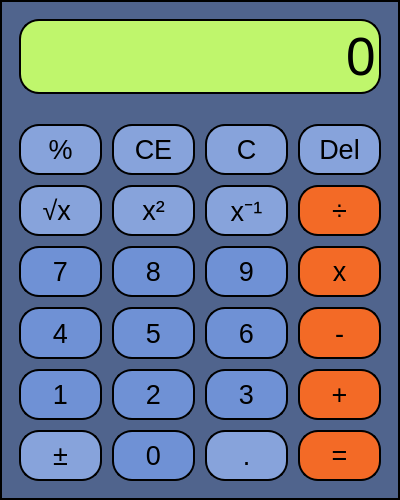
<?xml version="1.0" encoding="UTF-8"?>
<ui version="4.0">
 <class>MainWindow</class>
 <widget class="QMainWindow" name="MainWindow">
  <property name="geometry">
   <rect>
    <x>0</x>
    <y>0</y>
    <width>400</width>
    <height>500</height>
   </rect>
  </property>
  <property name="sizePolicy">
   <sizepolicy hsizetype="Preferred" vsizetype="Preferred">
    <horstretch>0</horstretch>
    <verstretch>0</verstretch>
   </sizepolicy>
  </property>
  <property name="minimumSize">
   <size>
    <width>400</width>
    <height>500</height>
   </size>
  </property>
  <property name="maximumSize">
   <size>
    <width>400</width>
    <height>500</height>
   </size>
  </property>
  <property name="font">
   <font>
    <family>Segoe UI</family>
    <pointsize>12</pointsize>
   </font>
  </property>
  <property name="windowTitle">
   <string>Calculator</string>
  </property>
  <property name="windowIcon">
   <iconset resource="calculator_icon.qrc">
    <normaloff>:/calculator_icon.ico</normaloff>:/calculator_icon.ico</iconset>
  </property>
  <property name="styleSheet">
   <string notr="true">QLineEdit
{
	border: 2px solid black;
	border-radius: 20px;
	background:  rgb(191, 246, 108);
}

QPushButton
{
	border: 2px solid black;
	border-radius: 20px;
}

QPushButton#equalButton::pressed
{
	background-color: rgb(75, 43, 235);
}

QWidget#centralwidget
{
	background-color: rgb(80, 100, 141);
	border: 2px solid black
}

MainWindow
{
	border-radius: 20px;
	border: 2px solid black
}</string>
  </property>
  <widget class="QWidget" name="centralwidget">
   <layout class="QVBoxLayout" name="verticalLayout">
    <item>
     <layout class="QGridLayout" name="gridLayout">
      <property name="leftMargin">
       <number>10</number>
      </property>
      <property name="topMargin">
       <number>10</number>
      </property>
      <property name="rightMargin">
       <number>10</number>
      </property>
      <property name="bottomMargin">
       <number>10</number>
      </property>
      <property name="spacing">
       <number>10</number>
      </property>
      <item row="5" column="1">
       <widget class="QPushButton" name="fiveButton">
        <property name="sizePolicy">
         <sizepolicy hsizetype="Expanding" vsizetype="Expanding">
          <horstretch>0</horstretch>
          <verstretch>0</verstretch>
         </sizepolicy>
        </property>
        <property name="minimumSize">
         <size>
          <width>0</width>
          <height>0</height>
         </size>
        </property>
        <property name="font">
         <font>
          <pointsize>20</pointsize>
          <bold>false</bold>
         </font>
        </property>
        <property name="layoutDirection">
         <enum>Qt::LeftToRight</enum>
        </property>
        <property name="autoFillBackground">
         <bool>false</bool>
        </property>
        <property name="styleSheet">
         <string notr="true">QPushButton
{
	background-color: rgb(111, 145, 213);
}

QPushButton::pressed
{
	background-color: rgb(117, 152, 223);
}</string>
        </property>
        <property name="text">
         <string>5</string>
        </property>
       </widget>
      </item>
      <item row="3" column="3">
       <widget class="QPushButton" name="divideButton">
        <property name="sizePolicy">
         <sizepolicy hsizetype="Expanding" vsizetype="Expanding">
          <horstretch>0</horstretch>
          <verstretch>0</verstretch>
         </sizepolicy>
        </property>
        <property name="font">
         <font>
          <pointsize>20</pointsize>
          <italic>false</italic>
          <bold>false</bold>
          <kerning>true</kerning>
         </font>
        </property>
        <property name="layoutDirection">
         <enum>Qt::LeftToRight</enum>
        </property>
        <property name="styleSheet">
         <string notr="true">QPushButton
{
	background-color:  rgb(243, 106, 38);
}

QPushButton::pressed
{
	background-color: rgb(247, 121, 58);
}</string>
        </property>
        <property name="text">
         <string> ÷	</string>
        </property>
       </widget>
      </item>
      <item row="5" column="3">
       <widget class="QPushButton" name="substractButton">
        <property name="sizePolicy">
         <sizepolicy hsizetype="Expanding" vsizetype="Expanding">
          <horstretch>0</horstretch>
          <verstretch>0</verstretch>
         </sizepolicy>
        </property>
        <property name="minimumSize">
         <size>
          <width>0</width>
          <height>0</height>
         </size>
        </property>
        <property name="font">
         <font>
          <pointsize>20</pointsize>
          <bold>false</bold>
         </font>
        </property>
        <property name="layoutDirection">
         <enum>Qt::LeftToRight</enum>
        </property>
        <property name="autoFillBackground">
         <bool>false</bool>
        </property>
        <property name="styleSheet">
         <string notr="true">QPushButton
{
	background-color:  rgb(243, 106, 38);
}

QPushButton::pressed
{
	background-color: rgb(247, 121, 58);
}</string>
        </property>
        <property name="text">
         <string>-</string>
        </property>
       </widget>
      </item>
      <item row="3" column="2">
       <widget class="QPushButton" name="inverseButton">
        <property name="sizePolicy">
         <sizepolicy hsizetype="Expanding" vsizetype="Expanding">
          <horstretch>0</horstretch>
          <verstretch>0</verstretch>
         </sizepolicy>
        </property>
        <property name="minimumSize">
         <size>
          <width>0</width>
          <height>0</height>
         </size>
        </property>
        <property name="font">
         <font>
          <pointsize>20</pointsize>
          <bold>false</bold>
         </font>
        </property>
        <property name="layoutDirection">
         <enum>Qt::LeftToRight</enum>
        </property>
        <property name="autoFillBackground">
         <bool>false</bool>
        </property>
        <property name="styleSheet">
         <string notr="true">QPushButton
{
	background-color: rgb(135, 163, 219);
}

QPushButton::pressed
{
	background-color: rgb(142, 172, 230);
}</string>
        </property>
        <property name="text">
         <string>x⁻¹</string>
        </property>
       </widget>
      </item>
      <item row="0" column="0" colspan="4">
       <widget class="QLineEdit" name="numberDisplay">
        <property name="sizePolicy">
         <sizepolicy hsizetype="Expanding" vsizetype="Expanding">
          <horstretch>0</horstretch>
          <verstretch>0</verstretch>
         </sizepolicy>
        </property>
        <property name="minimumSize">
         <size>
          <width>0</width>
          <height>75</height>
         </size>
        </property>
        <property name="font">
         <font>
          <pointsize>40</pointsize>
          <italic>false</italic>
          <bold>false</bold>
          <underline>false</underline>
          <strikeout>false</strikeout>
          <kerning>true</kerning>
         </font>
        </property>
        <property name="cursor">
         <cursorShape>IBeamCursor</cursorShape>
        </property>
        <property name="inputMethodHints">
         <set>Qt::ImhNone</set>
        </property>
        <property name="text">
         <string>0</string>
        </property>
        <property name="alignment">
         <set>Qt::AlignRight|Qt::AlignTrailing|Qt::AlignVCenter</set>
        </property>
       </widget>
      </item>
      <item row="2" column="2">
       <widget class="QPushButton" name="clearButton">
        <property name="sizePolicy">
         <sizepolicy hsizetype="Expanding" vsizetype="Expanding">
          <horstretch>0</horstretch>
          <verstretch>0</verstretch>
         </sizepolicy>
        </property>
        <property name="minimumSize">
         <size>
          <width>0</width>
          <height>0</height>
         </size>
        </property>
        <property name="font">
         <font>
          <pointsize>20</pointsize>
          <bold>false</bold>
         </font>
        </property>
        <property name="layoutDirection">
         <enum>Qt::LeftToRight</enum>
        </property>
        <property name="autoFillBackground">
         <bool>false</bool>
        </property>
        <property name="styleSheet">
         <string notr="true">QPushButton
{
	background-color: rgb(135, 163, 219);
}

QPushButton::pressed
{
	background-color: rgb(142, 172, 230);
}</string>
        </property>
        <property name="text">
         <string>C</string>
        </property>
       </widget>
      </item>
      <item row="4" column="2">
       <widget class="QPushButton" name="nineButton">
        <property name="sizePolicy">
         <sizepolicy hsizetype="Expanding" vsizetype="Expanding">
          <horstretch>0</horstretch>
          <verstretch>0</verstretch>
         </sizepolicy>
        </property>
        <property name="minimumSize">
         <size>
          <width>0</width>
          <height>0</height>
         </size>
        </property>
        <property name="font">
         <font>
          <pointsize>20</pointsize>
          <bold>false</bold>
         </font>
        </property>
        <property name="layoutDirection">
         <enum>Qt::LeftToRight</enum>
        </property>
        <property name="autoFillBackground">
         <bool>false</bool>
        </property>
        <property name="styleSheet">
         <string notr="true">QPushButton
{
	background-color: rgb(111, 145, 213);
}

QPushButton::pressed
{
	background-color: rgb(117, 152, 223);
}</string>
        </property>
        <property name="text">
         <string>9</string>
        </property>
       </widget>
      </item>
      <item row="6" column="0">
       <widget class="QPushButton" name="oneButton">
        <property name="sizePolicy">
         <sizepolicy hsizetype="Expanding" vsizetype="Expanding">
          <horstretch>0</horstretch>
          <verstretch>0</verstretch>
         </sizepolicy>
        </property>
        <property name="minimumSize">
         <size>
          <width>0</width>
          <height>0</height>
         </size>
        </property>
        <property name="font">
         <font>
          <pointsize>20</pointsize>
          <bold>false</bold>
         </font>
        </property>
        <property name="layoutDirection">
         <enum>Qt::LeftToRight</enum>
        </property>
        <property name="autoFillBackground">
         <bool>false</bool>
        </property>
        <property name="styleSheet">
         <string notr="true">QPushButton
{
	background-color: rgb(111, 145, 213);
}

QPushButton::pressed
{
	background-color: rgb(117, 152, 223);
}</string>
        </property>
        <property name="text">
         <string>1</string>
        </property>
       </widget>
      </item>
      <item row="2" column="1">
       <widget class="QPushButton" name="clearEntryButton">
        <property name="sizePolicy">
         <sizepolicy hsizetype="Expanding" vsizetype="Expanding">
          <horstretch>0</horstretch>
          <verstretch>0</verstretch>
         </sizepolicy>
        </property>
        <property name="minimumSize">
         <size>
          <width>0</width>
          <height>0</height>
         </size>
        </property>
        <property name="font">
         <font>
          <pointsize>20</pointsize>
          <bold>false</bold>
         </font>
        </property>
        <property name="layoutDirection">
         <enum>Qt::LeftToRight</enum>
        </property>
        <property name="autoFillBackground">
         <bool>false</bool>
        </property>
        <property name="styleSheet">
         <string notr="true">QPushButton
{
	background-color: rgb(135, 163, 219);
}

QPushButton::pressed
{
	background-color: rgb(142, 172, 230);
}</string>
        </property>
        <property name="text">
         <string>CE</string>
        </property>
       </widget>
      </item>
      <item row="2" column="0">
       <widget class="QPushButton" name="percentButton">
        <property name="sizePolicy">
         <sizepolicy hsizetype="Expanding" vsizetype="Expanding">
          <horstretch>0</horstretch>
          <verstretch>0</verstretch>
         </sizepolicy>
        </property>
        <property name="minimumSize">
         <size>
          <width>0</width>
          <height>0</height>
         </size>
        </property>
        <property name="font">
         <font>
          <pointsize>20</pointsize>
          <bold>false</bold>
         </font>
        </property>
        <property name="layoutDirection">
         <enum>Qt::LeftToRight</enum>
        </property>
        <property name="autoFillBackground">
         <bool>false</bool>
        </property>
        <property name="styleSheet">
         <string notr="true">QPushButton
{
	background-color: rgb(135, 163, 219);
}

QPushButton::pressed
{
	background-color: rgb(142, 172, 230);
}</string>
        </property>
        <property name="text">
         <string>%</string>
        </property>
       </widget>
      </item>
      <item row="3" column="0">
       <widget class="QPushButton" name="squareRootButton">
        <property name="sizePolicy">
         <sizepolicy hsizetype="Expanding" vsizetype="Expanding">
          <horstretch>0</horstretch>
          <verstretch>0</verstretch>
         </sizepolicy>
        </property>
        <property name="minimumSize">
         <size>
          <width>0</width>
          <height>0</height>
         </size>
        </property>
        <property name="font">
         <font>
          <pointsize>20</pointsize>
          <bold>false</bold>
         </font>
        </property>
        <property name="layoutDirection">
         <enum>Qt::LeftToRight</enum>
        </property>
        <property name="autoFillBackground">
         <bool>false</bool>
        </property>
        <property name="styleSheet">
         <string notr="true">QPushButton
{
	background-color: rgb(135, 163, 219);
}

QPushButton::pressed
{
	background-color: rgb(142, 172, 230);
}</string>
        </property>
        <property name="text">
         <string>√x	</string>
        </property>
       </widget>
      </item>
      <item row="5" column="2">
       <widget class="QPushButton" name="sixButton">
        <property name="sizePolicy">
         <sizepolicy hsizetype="Expanding" vsizetype="Expanding">
          <horstretch>0</horstretch>
          <verstretch>0</verstretch>
         </sizepolicy>
        </property>
        <property name="minimumSize">
         <size>
          <width>0</width>
          <height>0</height>
         </size>
        </property>
        <property name="font">
         <font>
          <pointsize>20</pointsize>
          <bold>false</bold>
         </font>
        </property>
        <property name="layoutDirection">
         <enum>Qt::LeftToRight</enum>
        </property>
        <property name="autoFillBackground">
         <bool>false</bool>
        </property>
        <property name="styleSheet">
         <string notr="true">QPushButton
{
	background-color: rgb(111, 145, 213);
}

QPushButton::pressed
{
	background-color: rgb(117, 152, 223);
}</string>
        </property>
        <property name="text">
         <string>6</string>
        </property>
       </widget>
      </item>
      <item row="4" column="3">
       <widget class="QPushButton" name="multiplyButton">
        <property name="sizePolicy">
         <sizepolicy hsizetype="Expanding" vsizetype="Expanding">
          <horstretch>0</horstretch>
          <verstretch>0</verstretch>
         </sizepolicy>
        </property>
        <property name="minimumSize">
         <size>
          <width>0</width>
          <height>0</height>
         </size>
        </property>
        <property name="font">
         <font>
          <pointsize>20</pointsize>
          <bold>false</bold>
         </font>
        </property>
        <property name="layoutDirection">
         <enum>Qt::LeftToRight</enum>
        </property>
        <property name="autoFillBackground">
         <bool>false</bool>
        </property>
        <property name="styleSheet">
         <string notr="true">QPushButton
{
	background-color:  rgb(243, 106, 38);
}

QPushButton::pressed
{
	background-color: rgb(247, 121, 58);
}</string>
        </property>
        <property name="text">
         <string>x</string>
        </property>
       </widget>
      </item>
      <item row="6" column="3">
       <widget class="QPushButton" name="addButton">
        <property name="sizePolicy">
         <sizepolicy hsizetype="Expanding" vsizetype="Expanding">
          <horstretch>0</horstretch>
          <verstretch>0</verstretch>
         </sizepolicy>
        </property>
        <property name="minimumSize">
         <size>
          <width>0</width>
          <height>0</height>
         </size>
        </property>
        <property name="font">
         <font>
          <pointsize>20</pointsize>
          <bold>false</bold>
         </font>
        </property>
        <property name="layoutDirection">
         <enum>Qt::LeftToRight</enum>
        </property>
        <property name="autoFillBackground">
         <bool>false</bool>
        </property>
        <property name="styleSheet">
         <string notr="true">QPushButton
{
	background-color:  rgb(243, 106, 38);
}

QPushButton::pressed
{
	background-color: rgb(247, 121, 58);
}</string>
        </property>
        <property name="text">
         <string>+</string>
        </property>
       </widget>
      </item>
      <item row="7" column="3">
       <widget class="QPushButton" name="equalButton">
        <property name="sizePolicy">
         <sizepolicy hsizetype="Expanding" vsizetype="Expanding">
          <horstretch>0</horstretch>
          <verstretch>0</verstretch>
         </sizepolicy>
        </property>
        <property name="minimumSize">
         <size>
          <width>0</width>
          <height>0</height>
         </size>
        </property>
        <property name="font">
         <font>
          <pointsize>20</pointsize>
          <bold>false</bold>
         </font>
        </property>
        <property name="layoutDirection">
         <enum>Qt::LeftToRight</enum>
        </property>
        <property name="autoFillBackground">
         <bool>false</bool>
        </property>
        <property name="styleSheet">
         <string notr="true">QPushButton
{
	background-color:  rgb(243, 106, 38);
}

QPushButton::pressed
{
	background-color: rgb(247, 121, 58);
}</string>
        </property>
        <property name="text">
         <string>=</string>
        </property>
       </widget>
      </item>
      <item row="7" column="2">
       <widget class="QPushButton" name="decimalButton">
        <property name="sizePolicy">
         <sizepolicy hsizetype="Expanding" vsizetype="Expanding">
          <horstretch>0</horstretch>
          <verstretch>0</verstretch>
         </sizepolicy>
        </property>
        <property name="minimumSize">
         <size>
          <width>0</width>
          <height>0</height>
         </size>
        </property>
        <property name="font">
         <font>
          <pointsize>20</pointsize>
          <bold>false</bold>
         </font>
        </property>
        <property name="layoutDirection">
         <enum>Qt::LeftToRight</enum>
        </property>
        <property name="autoFillBackground">
         <bool>false</bool>
        </property>
        <property name="styleSheet">
         <string notr="true">QPushButton
{
	background-color: rgb(135, 163, 219);
}

QPushButton::pressed
{
	background-color: rgb(142, 172, 230);
}</string>
        </property>
        <property name="text">
         <string>.</string>
        </property>
       </widget>
      </item>
      <item row="7" column="0">
       <widget class="QPushButton" name="changeSignButton">
        <property name="sizePolicy">
         <sizepolicy hsizetype="Expanding" vsizetype="Expanding">
          <horstretch>0</horstretch>
          <verstretch>0</verstretch>
         </sizepolicy>
        </property>
        <property name="minimumSize">
         <size>
          <width>0</width>
          <height>0</height>
         </size>
        </property>
        <property name="font">
         <font>
          <pointsize>20</pointsize>
          <bold>false</bold>
         </font>
        </property>
        <property name="layoutDirection">
         <enum>Qt::LeftToRight</enum>
        </property>
        <property name="autoFillBackground">
         <bool>false</bool>
        </property>
        <property name="styleSheet">
         <string notr="true">QPushButton
{
	background-color: rgb(135, 163, 219);
}

QPushButton::pressed
{
	background-color: rgb(142, 172, 230);
}</string>
        </property>
        <property name="text">
         <string>±</string>
        </property>
       </widget>
      </item>
      <item row="2" column="3">
       <widget class="QPushButton" name="deleteButton">
        <property name="sizePolicy">
         <sizepolicy hsizetype="Expanding" vsizetype="Expanding">
          <horstretch>0</horstretch>
          <verstretch>0</verstretch>
         </sizepolicy>
        </property>
        <property name="minimumSize">
         <size>
          <width>0</width>
          <height>0</height>
         </size>
        </property>
        <property name="font">
         <font>
          <pointsize>20</pointsize>
          <bold>false</bold>
         </font>
        </property>
        <property name="layoutDirection">
         <enum>Qt::LeftToRight</enum>
        </property>
        <property name="autoFillBackground">
         <bool>false</bool>
        </property>
        <property name="styleSheet">
         <string notr="true">QPushButton
{
	background-color: rgb(135, 163, 219);
}

QPushButton::pressed
{
	background-color: rgb(142, 172, 230);
}</string>
        </property>
        <property name="text">
         <string>Del</string>
        </property>
       </widget>
      </item>
      <item row="4" column="0">
       <widget class="QPushButton" name="sevenButton">
        <property name="sizePolicy">
         <sizepolicy hsizetype="Expanding" vsizetype="Expanding">
          <horstretch>0</horstretch>
          <verstretch>0</verstretch>
         </sizepolicy>
        </property>
        <property name="minimumSize">
         <size>
          <width>0</width>
          <height>0</height>
         </size>
        </property>
        <property name="font">
         <font>
          <pointsize>20</pointsize>
          <bold>false</bold>
         </font>
        </property>
        <property name="layoutDirection">
         <enum>Qt::LeftToRight</enum>
        </property>
        <property name="autoFillBackground">
         <bool>false</bool>
        </property>
        <property name="styleSheet">
         <string notr="true">QPushButton
{
	background-color: rgb(111, 145, 213);
}

QPushButton::pressed
{
	background-color: rgb(117, 152, 223);
}</string>
        </property>
        <property name="text">
         <string>7</string>
        </property>
       </widget>
      </item>
      <item row="6" column="1">
       <widget class="QPushButton" name="twoButton">
        <property name="sizePolicy">
         <sizepolicy hsizetype="Expanding" vsizetype="Expanding">
          <horstretch>0</horstretch>
          <verstretch>0</verstretch>
         </sizepolicy>
        </property>
        <property name="minimumSize">
         <size>
          <width>0</width>
          <height>0</height>
         </size>
        </property>
        <property name="font">
         <font>
          <pointsize>20</pointsize>
          <bold>false</bold>
         </font>
        </property>
        <property name="layoutDirection">
         <enum>Qt::LeftToRight</enum>
        </property>
        <property name="autoFillBackground">
         <bool>false</bool>
        </property>
        <property name="styleSheet">
         <string notr="true">QPushButton
{
	background-color: rgb(111, 145, 213);
}

QPushButton::pressed
{
	background-color: rgb(117, 152, 223);
}</string>
        </property>
        <property name="text">
         <string>2</string>
        </property>
       </widget>
      </item>
      <item row="4" column="1">
       <widget class="QPushButton" name="eightButton">
        <property name="sizePolicy">
         <sizepolicy hsizetype="Expanding" vsizetype="Expanding">
          <horstretch>0</horstretch>
          <verstretch>0</verstretch>
         </sizepolicy>
        </property>
        <property name="minimumSize">
         <size>
          <width>0</width>
          <height>0</height>
         </size>
        </property>
        <property name="font">
         <font>
          <pointsize>20</pointsize>
          <bold>false</bold>
         </font>
        </property>
        <property name="layoutDirection">
         <enum>Qt::LeftToRight</enum>
        </property>
        <property name="autoFillBackground">
         <bool>false</bool>
        </property>
        <property name="styleSheet">
         <string notr="true">QPushButton
{
	background-color: rgb(111, 145, 213);
}

QPushButton::pressed
{
	background-color: rgb(117, 152, 223);
}</string>
        </property>
        <property name="text">
         <string>8</string>
        </property>
       </widget>
      </item>
      <item row="3" column="1">
       <widget class="QPushButton" name="powerButton">
        <property name="sizePolicy">
         <sizepolicy hsizetype="Expanding" vsizetype="Expanding">
          <horstretch>0</horstretch>
          <verstretch>0</verstretch>
         </sizepolicy>
        </property>
        <property name="minimumSize">
         <size>
          <width>0</width>
          <height>0</height>
         </size>
        </property>
        <property name="font">
         <font>
          <pointsize>20</pointsize>
          <bold>false</bold>
         </font>
        </property>
        <property name="layoutDirection">
         <enum>Qt::LeftToRight</enum>
        </property>
        <property name="autoFillBackground">
         <bool>false</bool>
        </property>
        <property name="styleSheet">
         <string notr="true">QPushButton
{
	background-color: rgb(135, 163, 219);
}

QPushButton::pressed
{
	background-color: rgb(142, 172, 230);
}</string>
        </property>
        <property name="text">
         <string>x²</string>
        </property>
       </widget>
      </item>
      <item row="7" column="1">
       <widget class="QPushButton" name="zeroButton">
        <property name="sizePolicy">
         <sizepolicy hsizetype="Expanding" vsizetype="Expanding">
          <horstretch>0</horstretch>
          <verstretch>0</verstretch>
         </sizepolicy>
        </property>
        <property name="minimumSize">
         <size>
          <width>0</width>
          <height>0</height>
         </size>
        </property>
        <property name="font">
         <font>
          <pointsize>20</pointsize>
          <bold>false</bold>
         </font>
        </property>
        <property name="layoutDirection">
         <enum>Qt::LeftToRight</enum>
        </property>
        <property name="autoFillBackground">
         <bool>false</bool>
        </property>
        <property name="styleSheet">
         <string notr="true">QPushButton
{
	background-color: rgb(111, 145, 213);
}

QPushButton::pressed
{
	background-color: rgb(117, 152, 223);
}</string>
        </property>
        <property name="text">
         <string>0</string>
        </property>
       </widget>
      </item>
      <item row="6" column="2">
       <widget class="QPushButton" name="threeButton">
        <property name="sizePolicy">
         <sizepolicy hsizetype="Expanding" vsizetype="Expanding">
          <horstretch>0</horstretch>
          <verstretch>0</verstretch>
         </sizepolicy>
        </property>
        <property name="minimumSize">
         <size>
          <width>0</width>
          <height>0</height>
         </size>
        </property>
        <property name="font">
         <font>
          <pointsize>20</pointsize>
          <bold>false</bold>
         </font>
        </property>
        <property name="layoutDirection">
         <enum>Qt::LeftToRight</enum>
        </property>
        <property name="autoFillBackground">
         <bool>false</bool>
        </property>
        <property name="styleSheet">
         <string notr="true">QPushButton
{
	background-color: rgb(111, 145, 213);
}

QPushButton::pressed
{
	background-color: rgb(117, 152, 223);
}</string>
        </property>
        <property name="text">
         <string>3</string>
        </property>
       </widget>
      </item>
      <item row="5" column="0">
       <widget class="QPushButton" name="fourButton">
        <property name="sizePolicy">
         <sizepolicy hsizetype="Expanding" vsizetype="Expanding">
          <horstretch>0</horstretch>
          <verstretch>0</verstretch>
         </sizepolicy>
        </property>
        <property name="minimumSize">
         <size>
          <width>0</width>
          <height>0</height>
         </size>
        </property>
        <property name="font">
         <font>
          <pointsize>20</pointsize>
          <bold>false</bold>
         </font>
        </property>
        <property name="layoutDirection">
         <enum>Qt::LeftToRight</enum>
        </property>
        <property name="autoFillBackground">
         <bool>false</bool>
        </property>
        <property name="styleSheet">
         <string notr="true">QPushButton
{
	background-color: rgb(111, 145, 213);
}

QPushButton::pressed
{
	background-color: rgb(117, 152, 223);
}</string>
        </property>
        <property name="text">
         <string>4</string>
        </property>
       </widget>
      </item>
      <item row="1" column="0" colspan="4">
       <spacer name="verticalSpacer">
        <property name="orientation">
         <enum>Qt::Vertical</enum>
        </property>
        <property name="sizeType">
         <enum>QSizePolicy::Fixed</enum>
        </property>
        <property name="sizeHint" stdset="0">
         <size>
          <width>20</width>
          <height>20</height>
         </size>
        </property>
       </spacer>
      </item>
     </layout>
    </item>
   </layout>
  </widget>
 </widget>
 <resources>
  <include location="calculator_icon.qrc"/>
 </resources>
 <connections/>
</ui>
